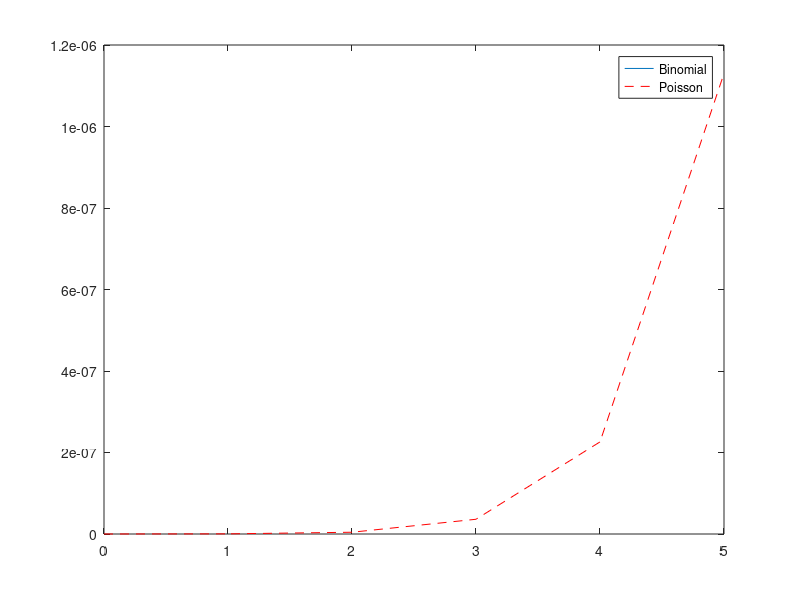

MATLAB code for this plot:
% Lab #3, approx. of Binomial distr. by Poisson Distr.
% If n >= 30, p <= 0.05, then Bino(n,p) = approx = Poisson(lambda = np)
n = input('n (n >= 30) = ');
p = input('p (p <= 0.05) = '); % Parameters for the binomial distribution

lambda = n * p; % the parameter for the corresponding Poisson distribution

% Bino(n,p)
k = 0 : n;
bpdf = binopdf(k, n, p);

% Poisson(lambda)

ppdf = poisspdf(k, lambda);

% Compare the two distributions graphically
plot(k, bpdf, k, ppdf, 'r--')
legend('Binomial', 'Poisson')

% Try different values (n,p)= (30,0.05), (100, 0.05), (1000, 0.3), 
% (10, 0.6) and see the different approximations (or lack of)